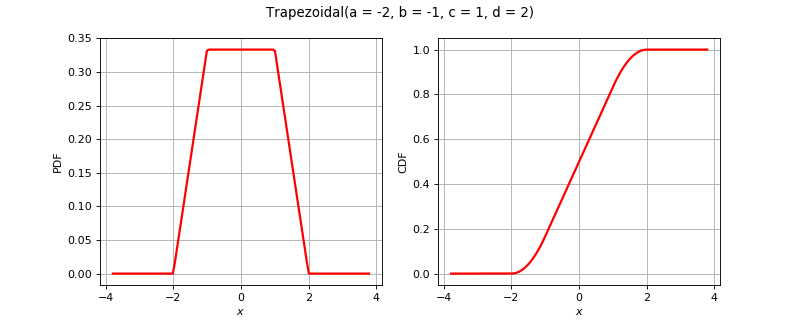

This chart was generated by the following Python code:
import openturns as ot
from matplotlib import pyplot as plt
from openturns.viewer import View
if ot.Trapezoidal().__class__.__name__ == 'Bernoulli':
    distribution = ot.Bernoulli(0.7)
elif ot.Trapezoidal().__class__.__name__ == 'Binomial':
    distribution = ot.Binomial(5, 0.2)
elif ot.Trapezoidal().__class__.__name__ == 'Hypergeometric':
    distribution = ot.Hypergeometric(10, 4, 7)
elif ot.Trapezoidal().__class__.__name__ == 'CumulativeDistributionNetwork':
    coll = [ot.Normal(2),ot.Dirichlet([0.5, 1.0, 1.5])]
    distribution = ot.CumulativeDistributionNetwork(coll, ot.BipartiteGraph([[0,1], [0,1]]))
elif ot.Trapezoidal().__class__.__name__ == 'Histogram':
    distribution = ot.Histogram([-1.0, 0.5, 1.0, 2.0], [0.45, 0.4, 0.15])
elif ot.Trapezoidal().__class__.__name__ == 'KernelMixture':
    kernel = ot.Uniform()
    sample = ot.Normal().getSample(5)
    bandwith = [1.0]
    distribution = ot.KernelMixture(kernel, bandwith, sample)
elif ot.Trapezoidal().__class__.__name__ == 'MaximumDistribution':
    coll = [ot.Uniform(2.5, 3.5), ot.LogUniform(1.0, 1.2), ot.Triangular(2.0, 3.0, 4.0)]
    distribution = ot.MaximumDistribution(coll)
elif ot.Trapezoidal().__class__.__name__ == 'Multinomial':
    distribution = ot.Multinomial(5, [0.2])
elif ot.Trapezoidal().__class__.__name__ == 'RandomMixture':
    coll = [ot.Triangular(0.0, 1.0, 5.0), ot.Uniform(-2.0, 2.0)]
    weights = [0.8, 0.2]
    cst = 3.0
    distribution = ot.RandomMixture(coll, weights, cst)
elif ot.Trapezoidal().__class__.__name__ == 'TruncatedDistribution':
    distribution = ot.TruncatedDistribution(ot.Normal(2.0, 1.5), 1.0, 4.0)
elif ot.Trapezoidal().__class__.__name__ == 'UserDefined':
    distribution = ot.UserDefined([[0.0], [1.0], [2.0]], [0.2, 0.7, 0.1])
elif ot.Trapezoidal().__class__.__name__ == 'ZipfMandelbrot':
    distribution = ot.ZipfMandelbrot(10, 2.5, 0.3)
else:
    distribution = ot.Trapezoidal()
dimension = distribution.getDimension()
title = str(distribution)[:100].split('\n')[0]
if dimension == 1:
    distribution.setDescription(['$x$'])
    pdf_graph = distribution.drawPDF()
    cdf_graph = distribution.drawCDF()
    fig = plt.figure(figsize=(10, 4))
    pdf_axis = fig.add_subplot(121)
    cdf_axis = fig.add_subplot(122)
    View(pdf_graph, figure=fig, axes=[pdf_axis], add_legend=False)
    View(cdf_graph, figure=fig, axes=[cdf_axis], add_legend=False)
    fig.suptitle(title)
elif dimension == 2:
    distribution.setDescription(['$x_1$', '$x_2$'])
    pdf_graph = distribution.drawPDF()
    pdf_graph.setTitle(title)
    fig = plt.figure(figsize=(10, 5))
    pdf_axis = fig.add_subplot(111)
    View(pdf_graph, figure=fig, axes=[pdf_axis], add_legend=False, square_axes=False)
